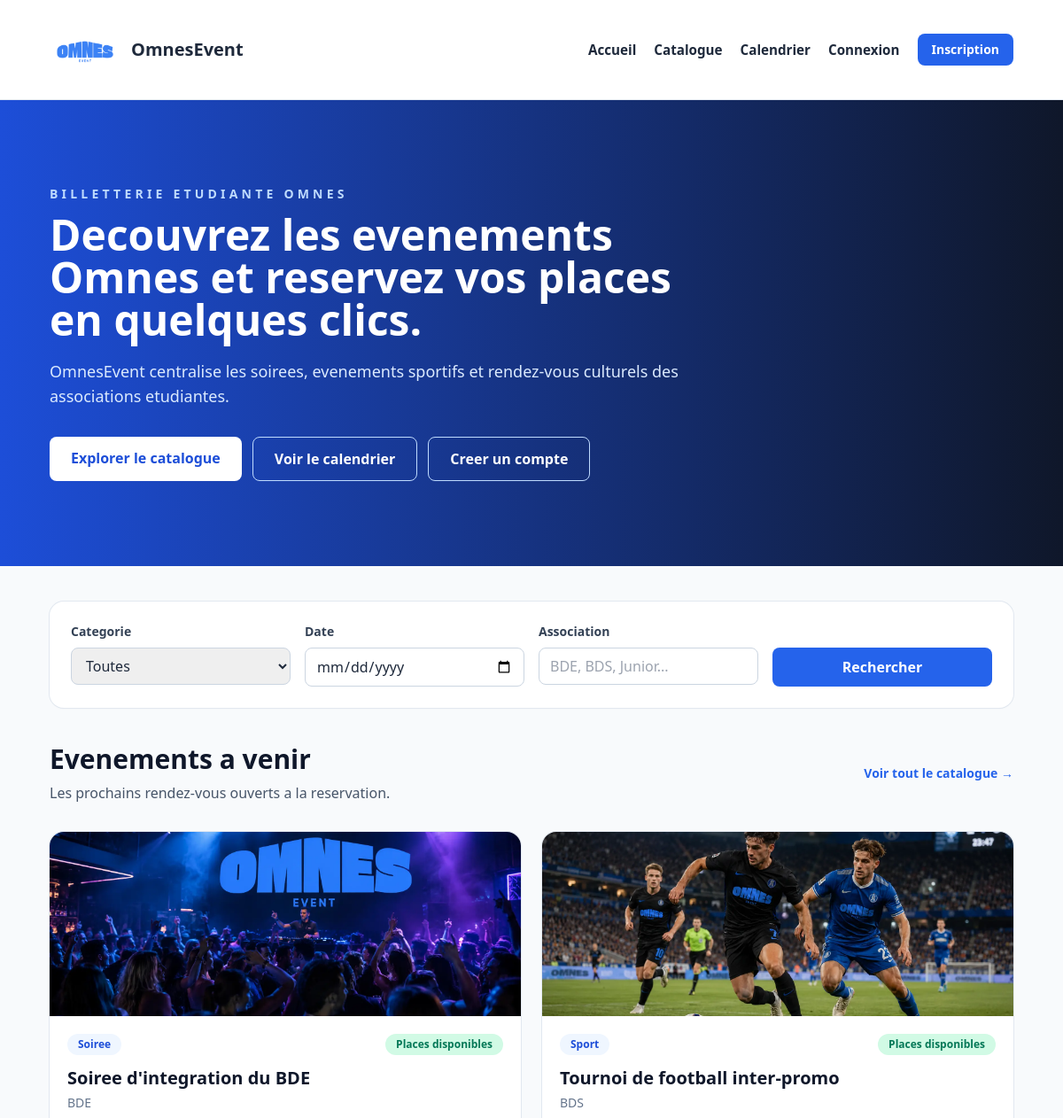
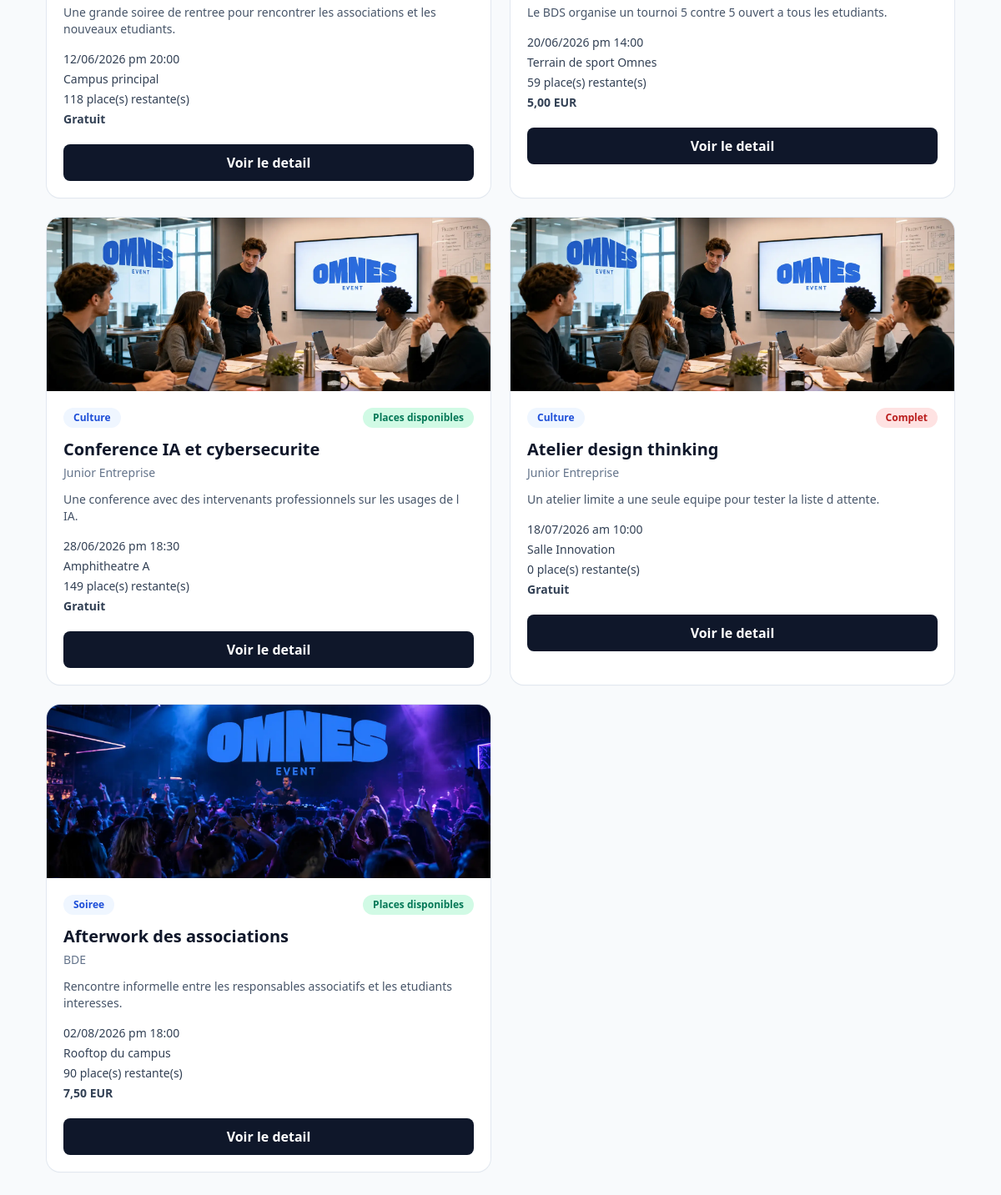
The page / on the database its author committed (2 pictures, top to bottom).
### tables this page shows
CREATE TABLE evenements (
    id INT AUTO_INCREMENT PRIMARY KEY,
    titre VARCHAR(180) NOT NULL,
    description TEXT NOT NULL,
    details_complets TEXT NULL,
    date_evenement DATETIME NOT NULL,
    lieu VARCHAR(180) NOT NULL,
    adresse_complete VARCHAR(255) NULL,
    categorie VARCHAR(50) NOT NULL,
    association VARCHAR(120) NOT NULL,
    image VARCHAR(255) NULL,
    capacite_max INT NOT NULL,
    prix DECIMAL(10,2) NOT NULL DEFAULT 0.00,
    places_reservees INT NOT NULL DEFAULT 0,
    statut ENUM('actif', 'annule') NOT NULL DEFAULT 'actif',
    organisateur_id INT NOT NULL,
    created_at TIMESTAMP NOT NULL DEFAULT CURRENT_TIMESTAMP,
    CONSTRAINT fk_evenements_organisateur
        FOREIGN KEY (organisateur_id) REFERENCES users(id)
        ON DELETE CASCADE
        ON UPDATE CASCADE
);

### includes/functions.php (called while the page is built, shortened)
<?php
function e(null|string|int|float $value): string
{
    return htmlspecialchars((string) $value, ENT_QUOTES, 'UTF-8');
}
function url(string $path = ''): string
{
    $path = trim($path);
    return BASE_URL . '/' . ltrim($path, '/');
}
function current_user(): ?array
{
    return $_SESSION['user'] ?? null;
}
function is_logged_in(): bool
{
    return current_user() !== null;
}
function format_event_date(string $datetime, string $format = 'd/m/Y a H:i'): string
{
    return (new DateTime($datetime))->format($format);
}
function event_image(?string $image, ?string $category = null): string
{
    if ($image !== null && $image !== '') {
        return url($image);
    }
    return match (normalize_category($category)) {
        'Soiree' => url('images/Soiree.webp'),
        'Sport' => url('images/foot.webp'),
        default => url('images/reunion.webp'),
    };
}
function event_reserved_places(array $event, PDO $pdo): int
{
    if (isset($event['places_reservees'])) {
        return (int) $event['places_reservees'];
    }
    $stmt = $pdo->prepare(
        'SELECT COUNT(*)
         FROM reservations
         WHERE evenement_id = :event_id
           AND statut = "reserve"'
    );
    $stmt->execute(['event_id' => (int) $event['id']]);
    return (int) $stmt->fetchColumn();
}
function event_badge(string $status, int $reserved, int $capacity): array
{
    if ($reserved >= $capacity) {
        return ['bg-red-100 text-red-700', 'Complet'];
    }
    return ['bg-emerald-100 text-emerald-700', 'Places disponibles'];
}
function event_price(array $event): float
{
    return round((float) ($event['prix'] ?? 0), 2);
}
function format_price(float $price): string
{
    if ($price <= 0) {
        return 'Gratuit';
    }
    return number_format($price, 2, ',', ' ') . ' EUR';
}

### index.php (the view, shortened to what this page needs)
<?php
require_once __DIR__ . '/includes/bootstrap.php';
$sql = 'SELECT e.*,
               CONCAT(u.prenom, " ", u.nom) AS organisateur_nom
        FROM evenements e
        LEFT JOIN users u ON u.id = e.organisateur_id
        WHERE e.date_evenement >= NOW()
          AND e.statut = "actif"
        ORDER BY e.date_evenement ASC
        LIMIT 6';
$events = $pdo->query($sql)->fetchAll();
include __DIR__ . '/includes/header.php';
?>
<section class="bg-gradient-to-r from-blue-700 to-slate-900 text-white">
    <div class="mx-auto max-w-6xl px-4 py-16 md:px-8 md:py-24">
        <div class="max-w-3xl">
            <p class="mb-3 text-sm font-semibold uppercase tracking-[0.3em] text-blue-200">Billetterie etudiante Omnes</p>
            <h1 class="mb-5 text-4xl font-bold leading-tight md:text-5xl">
                Decouvrez les evenements Omnes et reservez vos places en quelques clics.
            </h1>
            <p class="text-lg text-blue-100">
                OmnesEvent centralise les soirees, evenements sportifs et rendez-vous culturels des associations etudiantes.
            </p>
            <div class="mt-8 flex flex-wrap gap-3">
                <a href="<?= e(url('pages/catalogue.php')) ?>" class="rounded-lg bg-white px-6 py-3 font-semibold text-blue-700 hover:bg-blue-50">
                    Explorer le catalogue
                </a>
                <a href="<?= e(url('pages/calendrier.php')) ?>" class="rounded-lg border border-blue-200 px-6 py-3 font-semibold text-white hover:bg-white/10">
                    Voir le calendrier
                </a>
                <?php if (!is_logged_in()): ?>
                    <a href="<?= e(url('pages/register.php')) ?>" class="rounded-lg border border-blue-200 px-6 py-3 font-semibold text-white hover:bg-white/10">
                        Creer un compte
                    </a>
                <?php endif; ?>
            </div>
        </div>
    </div>
</section>
<section class="mx-auto max-w-6xl px-4 py-10 md:px-8">
    <form method="get" action="<?= e(url('pages/catalogue.php')) ?>" class="rounded-2xl bg-white p-6 shadow-sm ring-1 ring-slate-200">
        <div class="grid gap-4 md:grid-cols-4">
            <div>
                <label for="categorie" class="mb-2 block text-sm font-semibold text-slate-700">Categorie</label>
                <select id="categorie" name="categorie" class="w-full rounded-lg border border-slate-300 px-3 py-2">
                    <option value="">Toutes</option>
                </select>
            </div>
            <div>
                <label for="date" class="mb-2 block text-sm font-semibold text-slate-700">Date</label>
                <input type="date" id="date" name="date" class="w-full rounded-lg border border-slate-300 px-3 py-2">
            </div>
            <div>
                <label for="association" class="mb-2 block text-sm font-semibold text-slate-700">Association</label>
                <input type="text" id="association" name="association" class="w-full rounded-lg border border-slate-300 px-3 py-2" placeholder="BDE, BDS, Junior...">
            </div>
            <div class="flex items-end">
                <button type="submit" class="w-full rounded-lg bg-blue-600 px-4 py-2.5 font-semibold text-white hover:bg-blue-700">
                    Rechercher
                </button>
            </div>
        </div>
    </form>
</section>
<section class="mx-auto max-w-6xl px-4 pb-16 md:px-8">
    <div class="mb-8 flex items-center justify-between gap-4">
        <div>
            <h2 class="text-3xl font-bold text-slate-900">Evenements a venir</h2>
            <p class="mt-2 text-slate-600">Les prochains rendez-vous ouverts a la reservation.</p>
        </div>
        <a href="<?= e(url('pages/catalogue.php')) ?>" class="text-sm font-semibold text-blue-600 hover:text-blue-700">
            Voir tout le catalogue &rarr;
        </a>
    </div>
    <?php if ($events === []): ?>
        <div class="rounded-2xl bg-white p-10 text-center shadow-sm ring-1 ring-slate-200">
            <p class="text-slate-600">Aucun evenement a venir pour le moment.</p>
        </div>
    <?php else: ?>
        <div class="grid gap-6 md:grid-cols-2 xl:grid-cols-3">
            <?php foreach ($events as $event): ?>
                <?php
                $reserved = event_reserved_places($event, $pdo);
                $capacity = (int) $event['capacite_max'];
                [$badgeClass, $badgeLabel] = event_badge($event['statut'], $reserved, $capacity);
                $remaining = max(0, $capacity - $reserved);
                ?>
                <article class="event-card overflow-hidden rounded-2xl bg-white shadow-sm ring-1 ring-slate-200">
                    <img
                        src="<?= e(event_image($event['image'], $event['categorie'])) ?>"
                        alt="<?= e($event['titre']) ?>"
                        class="h-52 w-full object-cover"
                    >
                    <div class="p-5">
                        <div class="mb-3 flex flex-wrap items-center justify-between gap-2">
                            <span class="rounded-full bg-blue-50 px-3 py-1 text-xs font-semibold text-blue-700">
                                <?= e($event['categorie']) ?>
                            </span>
                            <span class="rounded-full px-3 py-1 text-xs font-semibold <?= e($badgeClass) ?>">
                                <?= e($badgeLabel) ?>
                            </span>
                        </div>
                        <h3 class="text-xl font-bold text-slate-900"><?= e($event['titre']) ?></h3>
                        <p class="mt-1 text-sm text-slate-500"><?= e($event['association']) ?></p>
                        <p class="mt-3 line-clamp-3 text-sm text-slate-600"><?= e($event['description']) ?></p>
                        <div class="mt-4 space-y-1 text-sm text-slate-700">
                            <p><?= e(format_event_date($event['date_evenement'])) ?></p>
                            <p><?= e($event['lieu']) ?></p>
                            <p><?= e($remaining) ?> place(s) restante(s)</p>
                            <p class="font-semibold"><?= e(format_price(event_price($event))) ?></p>
                        </div>
                        <a
                            href="<?= e(url('pages/detail-evenement.php?id=' . (int) $event['id'])) ?>"
                            class="mt-5 block rounded-lg bg-slate-900 px-4 py-2.5 text-center font-semibold text-white hover:bg-slate-700"
                        >
                            Voir le detail
                        </a>
                    </div>
                </article>
            <?php endforeach; ?>
        </div>
    <?php endif; ?>
</section>
<?php include __DIR__ . '/includes/footer.php'; ?>

### assets/styles.css (style rules this page uses)
html { scroll-behavior: smooth; }
body { font-family: "Segoe UI", Tahoma, Geneva, Verdana, sans-serif; }
.event-card { transition: transform 0.2s ease, box-shadow 0.2s ease; }
.line-clamp-3 { display: -webkit-box; -webkit-line-clamp: 3; -webkit-box-orient: vertical; overflow: hidden; }

### rows shown on the page
evenements: image+categorie (picture), categorie "Soiree", badgeLabel "Places disponibles", titre "Soiree d'integration du BDE", association "BDE", description "Une grande soiree de rentree pour rencontrer les associations et les nouveaux etudiants.", date_evenement "12/06/2026 pm 20:00", lieu "Campus principal", remaining "118", prix "Gratuit"
evenements: image+categorie (picture), categorie "Sport", badgeLabel "Places disponibles", titre "Tournoi de football inter-promo", association "BDS", description "Le BDS organise un tournoi 5 contre 5 ouvert a tous les etudiants.", date_evenement "20/06/2026 pm 14:00", lieu "Terrain de sport Omnes", remaining "59", prix "5,00 EUR"
evenements: image+categorie (picture), categorie "Culture", badgeLabel "Places disponibles", titre "Conference IA et cybersecurite", association "Junior Entreprise", description "Une conference avec des intervenants professionnels sur les usages de l IA.", date_evenement "28/06/2026 pm 18:30", lieu "Amphitheatre A", remaining "149", prix "Gratuit"
evenements: image+categorie (picture), categorie "Culture", badgeLabel "Complet", titre "Atelier design thinking", association "Junior Entreprise", description "Un atelier limite a une seule equipe pour tester la liste d attente.", date_evenement "18/07/2026 am 10:00", lieu "Salle Innovation", remaining "0", prix "Gratuit"
evenements: image+categorie (picture), categorie "Soiree", badgeLabel "Places disponibles", titre "Afterwork des associations", association "BDE", description "Rencontre informelle entre les responsables associatifs et les etudiants interesses.", date_evenement "02/08/2026 pm 18:00", lieu "Rooftop du campus", capacite_max "90", prix "7,50 EUR"
